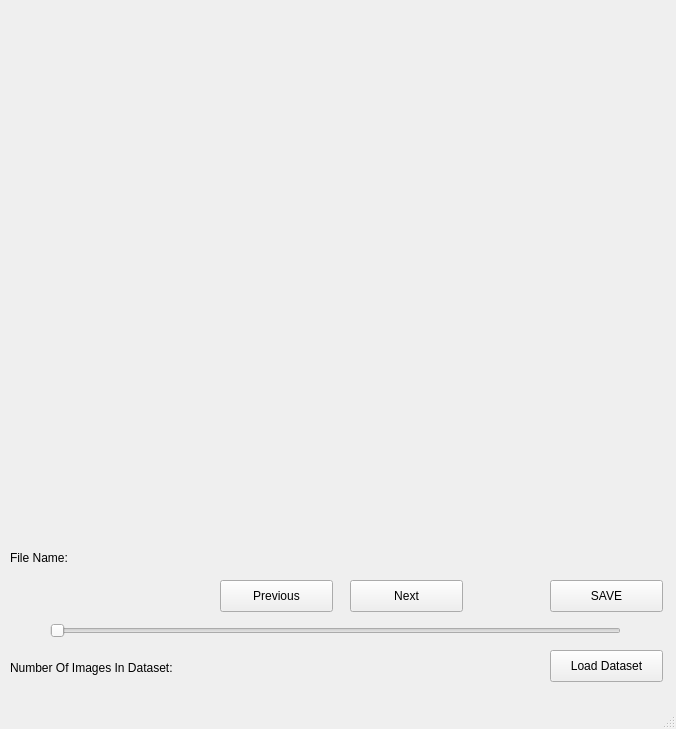
<?xml version="1.0" encoding="UTF-8"?>
<ui version="4.0">
 <class>MainWindow</class>
 <widget class="QMainWindow" name="MainWindow">
  <property name="geometry">
   <rect>
    <x>0</x>
    <y>0</y>
    <width>676</width>
    <height>729</height>
   </rect>
  </property>
  <property name="windowTitle">
   <string>MainWindow</string>
  </property>
  <widget class="QWidget" name="centralwidget">
   <widget class="QLabel" name="label">
    <property name="geometry">
     <rect>
      <x>20</x>
      <y>10</y>
      <width>641</width>
      <height>481</height>
     </rect>
    </property>
    <property name="text">
     <string/>
    </property>
   </widget>
   <widget class="QPushButton" name="pushButton">
    <property name="geometry">
     <rect>
      <x>220</x>
      <y>580</y>
      <width>113</width>
      <height>32</height>
     </rect>
    </property>
    <property name="text">
     <string>Previous</string>
    </property>
   </widget>
   <widget class="QPushButton" name="pushButton_2">
    <property name="geometry">
     <rect>
      <x>350</x>
      <y>580</y>
      <width>113</width>
      <height>32</height>
     </rect>
    </property>
    <property name="text">
     <string>Next</string>
    </property>
   </widget>
   <widget class="QLabel" name="label_2">
    <property name="geometry">
     <rect>
      <x>120</x>
      <y>550</y>
      <width>491</width>
      <height>20</height>
     </rect>
    </property>
    <property name="text">
     <string/>
    </property>
   </widget>
   <widget class="QSlider" name="horizontalSlider">
    <property name="geometry">
     <rect>
      <x>50</x>
      <y>620</y>
      <width>571</width>
      <height>22</height>
     </rect>
    </property>
    <property name="orientation">
     <enum>Qt::Horizontal</enum>
    </property>
   </widget>
   <widget class="QLabel" name="label_3">
    <property name="geometry">
     <rect>
      <x>210</x>
      <y>660</y>
      <width>151</width>
      <height>16</height>
     </rect>
    </property>
    <property name="text">
     <string/>
    </property>
   </widget>
   <widget class="QPushButton" name="pushButton_3">
    <property name="geometry">
     <rect>
      <x>550</x>
      <y>650</y>
      <width>113</width>
      <height>32</height>
     </rect>
    </property>
    <property name="text">
     <string>Load Dataset</string>
    </property>
   </widget>
   <widget class="QLabel" name="label_4">
    <property name="geometry">
     <rect>
      <x>10</x>
      <y>550</y>
      <width>71</width>
      <height>16</height>
     </rect>
    </property>
    <property name="text">
     <string>File Name:</string>
    </property>
   </widget>
   <widget class="QLabel" name="label_5">
    <property name="geometry">
     <rect>
      <x>10</x>
      <y>660</y>
      <width>191</width>
      <height>16</height>
     </rect>
    </property>
    <property name="text">
     <string>Number Of Images In Dataset:</string>
    </property>
   </widget>
   <widget class="QPushButton" name="pushButton_4">
    <property name="geometry">
     <rect>
      <x>550</x>
      <y>580</y>
      <width>113</width>
      <height>32</height>
     </rect>
    </property>
    <property name="text">
     <string>SAVE</string>
    </property>
   </widget>
  </widget>
  <widget class="QMenuBar" name="menubar">
   <property name="geometry">
    <rect>
     <x>0</x>
     <y>0</y>
     <width>676</width>
     <height>22</height>
    </rect>
   </property>
  </widget>
  <widget class="QStatusBar" name="statusbar"/>
 </widget>
 <resources/>
 <connections/>
</ui>
